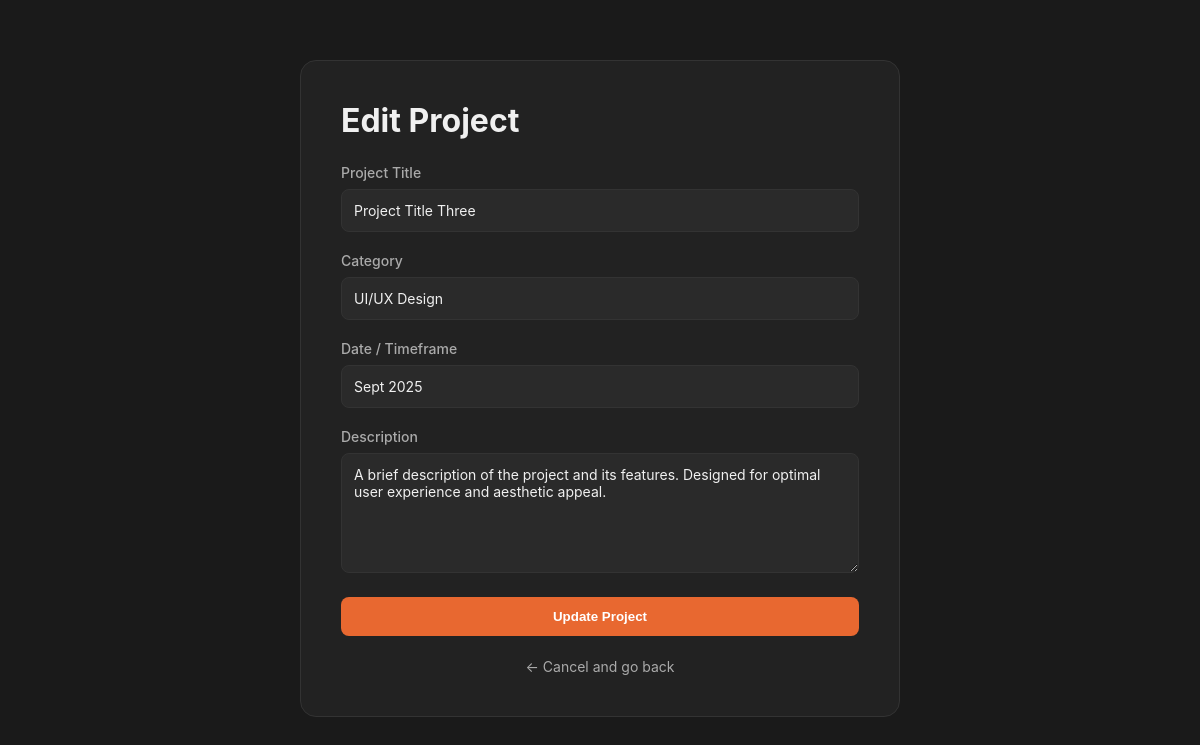
The app's page /admin/edit-project.php?id=3 with its own data.
### tables this page shows
CREATE TABLE `projects` (
  `id` int(11) NOT NULL,
  `title` varchar(255) NOT NULL,
  `category` varchar(100) NOT NULL,
  `project_date` varchar(100) NOT NULL,
  `description` text NOT NULL
);

### admin/edit-project.php (the view, shortened to what this page needs)
<?php
require_once '../db.php';
$project = null;
if (isset($_GET['id'])) {
    $id = $_GET['id'];
    $stmt = $pdo->prepare("SELECT * FROM projects WHERE id = ?");
    $stmt->execute([$id]);
    $project = $stmt->fetch(PDO::FETCH_ASSOC);
} else {
    header("Location: manage-projects.php");
    exit;
}
?>
<!DOCTYPE html>
<html lang="en" data-theme="dark">
<head>
    <link rel="stylesheet" href="../css/style.css">
</head>
<body>
    <div class="admin-container">
        <h1 class="page-title" style="margin-bottom: 24px;">Edit Project</h1>
        <form action="edit-project.php?id=<?php echo $project['id']; ?>" method="POST">
            <div class="form-group">
                <label>Project Title</label>
                <input type="text" name="title" class="form-input" value="<?php echo htmlspecialchars($project['title']); ?>">
            </div>
            <div class="form-group">
                <label>Category</label>
                <input type="text" name="category" class="form-input" value="<?php echo htmlspecialchars($project['category']); ?>">
            </div>
            <div class="form-group">
                <label>Date / Timeframe</label>
                <input type="text" name="project_date" class="form-input" value="<?php echo htmlspecialchars($project['project_date']); ?>">
            </div>
            <div class="form-group">
                <label>Description</label>
                <textarea name="description" class="form-textarea"><?php echo htmlspecialchars($project['description']); ?></textarea>
            </div>
            <button type="submit" class="btn-submit">Update Project</button>
        </form>
        <div style="text-align: center; margin-top: 20px;">
            <a href="manage-projects.php" style="color: var(--text-secondary); text-decoration: none; font-size: 14px;">&larr; Cancel and go back</a>
        </div>
    </div>
</body>
</html>

### css/style.css (style rules this page uses)
:root { --bg-main: #1a1a1a; --bg-sidebar: #222222; --bg-card: #2a2a2a; --text-primary: #f0f0f0; --text-secondary: #aaaaaa; --accent: #e86830; --border: #333333; }
* { margin: 0; padding: 0; box-sizing: border-box; }
html { scroll-behavior: smooth; }
body { font-family: 'Inter', sans-serif; background-color: var(--bg-main); color: var(--text-primary); }
.page-title { font-size: 32px; font-weight: 700; color: var(--text-primary); margin-top: 0; margin-bottom: 32px; }
.form-input { flex: 1; background-color: var(--bg-card); border: 1px solid var(--border); border-radius: 8px; padding: 12px 16px; font-size: 14px; font-family: 'Inter', sans-serif; color: var(--text-primary); outline: none; transition: border-color 0.2s ease; }
.form-input::placeholder { color: var(--text-secondary); }
.form-textarea { background-color: var(--bg-card); border: 1px solid var(--border); border-radius: 8px; padding: 12px 16px; font-size: 14px; font-family: 'Inter', sans-serif; color: var(--text-primary); outline: none; resize: vertical; min-height: 160px; transition: border-color 0.2s ease; }
.form-textarea::placeholder { color: var(--text-secondary); }
body, .sidebar, .main-content, .card, .cert-card, .skill-category, .form-input, .form-textarea, .nav-links { transition: background-color 0.3s ease, color 0.3s ease, border-color 0.3s ease, transform 0.2s ease; }

### admin/edit-project.php (style rules this page uses)
.admin-container { max-width: 600px; margin: 60px auto; padding: 40px; background: var(--bg-sidebar); border-radius: 16px; border: 1px solid var(--border); }
.form-group { margin-bottom: 20px; }
.form-group label { display: block; margin-bottom: 8px; font-weight: 500; font-size: 14px; color: var(--text-secondary); }
.form-input, .form-textarea { width: 100%; background: var(--bg-card); border: 1px solid var(--border); color: var(--text-primary); padding: 12px; border-radius: 8px; font-family: 'Inter', sans-serif; }
.form-textarea { min-height: 120px; resize: vertical; }
.btn-submit { background: var(--accent); color: white; border: none; padding: 12px 24px; border-radius: 8px; font-weight: 600; cursor: pointer; width: 100%; transition: opacity 0.2s; }

### records on screen
projects: title "Project Title Three", category "UI/UX Design", project_date "Sept 2025", description "A brief description of the project and its features. Designed for optimal user experience and aesthetic appeal."
